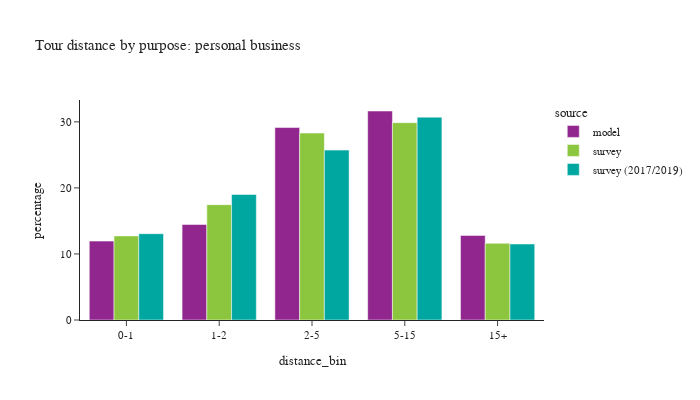

The code cell stored with this chart in its notebook:
### Code cell
plot_bins(tour, tour['pdpurp'] == 4, 'personal business')

### Figure 1 — Plotly figure (JSON) as saved in the notebook; plotly's stock layout.template omitted (floating-point values rounded to 4 significant figures)
{"data": [{"alignmentgroup": "True", "customdata": [[92017], [111414], [224460], [243745], [98657]], "hovertemplate": "source=model<br>distance_bin=%{x}<br>percentage=%{y}<br>sample count=%{customdata[0]}<extra></extra>", "legendgroup": "model", "marker": {"color": "#91268F", "pattern": {"shape": ""}}, "name": "model", "offsetgroup": "model", "orientation": "v", "showlegend": true, "textposition": "auto", "type": "bar", "x": ["0-1", "1-2", "2-5", "5-15", "15+"], "xaxis": "x", "y": [11.95, 14.46, 29.14, 31.64, 12.81], "yaxis": "y"}, {"alignmentgroup": "True", "customdata": [[147], [136], [219], [196], [55]], "hovertemplate": "source=survey<br>distance_bin=%{x}<br>percentage=%{y}<br>sample count=%{customdata[0]}<extra></extra>", "legendgroup": "survey", "marker": {"color": "#8CC63E", "pattern": {"shape": ""}}, "name": "survey", "offsetgroup": "survey", "orientation": "v", "showlegend": true, "textposition": "auto", "type": "bar", "x": ["0-1", "1-2", "2-5", "5-15", "15+"], "xaxis": "x", "y": [12.73, 17.47, 28.3, 29.88, 11.62], "yaxis": "y"}, {"alignmentgroup": "True", "customdata": [[647], [538], [676], [679], [208]], "hovertemplate": "source=survey (2017/2019)<br>distance_bin=%{x}<br>percentage=%{y}<br>sample count=%{customdata[0]}<extra></extra>", "legendgroup": "survey (2017/2019)", "marker": {"color": "#00A7A0", "pattern": {"shape": ""}}, "name": "survey (2017/2019)", "offsetgroup": "survey (2017/2019)", "orientation": "v", "showlegend": true, "textposition": "auto", "type": "bar", "x": ["0-1", "1-2", "2-5", "5-15", "15+"], "xaxis": "x", "y": [13.06, 19.0, 25.72, 30.71, 11.5], "yaxis": "y"}], "layout": {"barmode": "group", "font": {"size": 11}, "height": 400, "legend": {"title": {"text": "source"}, "tracegroupgap": 0}, "title": {"text": "Tour distance by purpose: personal business"}, "width": 700, "xaxis": {"anchor": "y", "domain": [0.0, 1.0], "title": {"text": "distance_bin"}}, "yaxis": {"anchor": "x", "domain": [0.0, 1.0], "title": {"text": "percentage"}}}}
